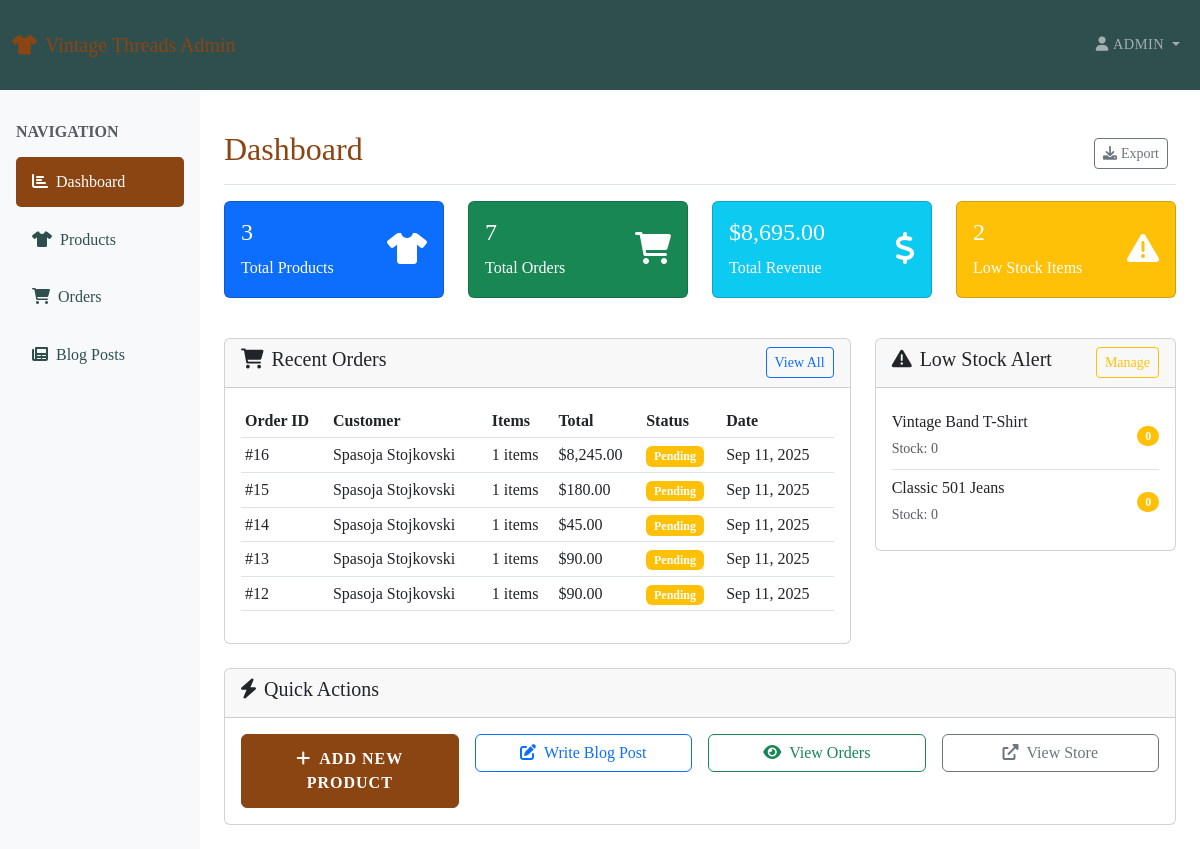
/VintageThreads/admin/dashboard.php (signed in), run on the app's committed database.
### tables this page shows
CREATE TABLE `orders` (
  `id` int(11) NOT NULL,
  `customer_name` varchar(255) NOT NULL,
  `customer_email` varchar(255) NOT NULL,
  `customer_number` varchar(20) DEFAULT NULL,
  `customer_address` text NOT NULL,
  `customer_city` varchar(100) NOT NULL,
  `customer_postal_code` varchar(20) NOT NULL,
  `total_amount` decimal(10,2) NOT NULL,
  `status` enum('pending','paid','shipped','completed','cancelled') DEFAULT 'pending',
  `order_token` varchar(64) NOT NULL,
  `created_at` timestamp NOT NULL DEFAULT current_timestamp()
);

CREATE TABLE `products` (
  `id` int(11) NOT NULL,
  `name` varchar(255) NOT NULL,
  `slug` varchar(255) NOT NULL,
  `description` text DEFAULT NULL,
  `price` decimal(10,2) NOT NULL,
  `stock_quantity` int(10) UNSIGNED NOT NULL DEFAULT 0,
  `category_id` int(11) DEFAULT NULL,
  `image_url` varchar(500) DEFAULT NULL,
  `sizes` varchar(255) DEFAULT NULL,
  `condition_notes` text DEFAULT NULL,
  `measurements` text DEFAULT NULL,
  `is_featured` tinyint(1) NOT NULL DEFAULT 0,
  `created_at` timestamp NOT NULL DEFAULT current_timestamp(),
  `updated_at` timestamp NOT NULL DEFAULT current_timestamp() ON UPDATE current_timestamp(),
  `stock_S` int(10) UNSIGNED DEFAULT 0,
  `stock_M` int(10) UNSIGNED DEFAULT 0,
  `stock_L` int(10) UNSIGNED DEFAULT 0,
  `stock_XL` int(10) UNSIGNED NOT NULL DEFAULT 0
);

### VintageThreads/admin/dashboard.php (the view, shortened to what this page needs)
<?php
require_once 'includes/header.php';
$stats = [];
$stmt = $pdo->query("SELECT COUNT(*) as total FROM products");
$stats['products'] = $stmt->fetch()['total'];
$stmt = $pdo->query("SELECT COUNT(*) as total FROM orders");
$stats['orders'] = $stmt->fetch()['total'];
$stmt = $pdo->query("SELECT COALESCE(SUM(total_amount), 0) as total FROM orders WHERE status != 'cancelled'");
$stats['revenue'] = $stmt->fetch()['total'];
$stmt = $pdo->prepare("SELECT o.*, COUNT(oi.id) as item_count
                      FROM orders o
                      LEFT JOIN order_items oi ON o.id = oi.order_id
                      GROUP BY o.id
                      ORDER BY o.created_at DESC LIMIT 5");
$stmt->execute();
$recent_orders = $stmt->fetchAll();
$stmt = $pdo->query("SELECT * FROM products WHERE stock_quantity <= 5 ORDER BY stock_quantity ASC LIMIT 5");
$low_stock = $stmt->fetchAll();
?>
<div class="d-flex justify-content-between flex-wrap flex-md-nowrap align-items-center pt-3 pb-2 mb-3 border-bottom">
    <h1 class="h2 text-vintage-brown">Dashboard</h1>
    <div class="btn-toolbar mb-2 mb-md-0">
        <div class="btn-group me-2">
            <button type="button" class="btn btn-sm btn-outline-secondary">
                <i class="fas fa-download me-1"></i>Export
            </button>
        </div>
    </div>
</div>
<div class="row mb-4">
    <div class="col-lg-3 col-md-6 mb-3">
        <div class="card bg-primary text-white">
            <div class="card-body">
                <div class="d-flex justify-content-between">
                    <div>
                        <h4 class="card-title"><?php echo number_format($stats['products']); ?></h4>
                        <p class="card-text">Total Products</p>
                    </div>
                    <div class="align-self-center">
                        <i class="fas fa-tshirt fa-2x"></i>
                    </div>
                </div>
            </div>
        </div>
    </div>
    <div class="col-lg-3 col-md-6 mb-3">
        <div class="card bg-success text-white">
            <div class="card-body">
                <div class="d-flex justify-content-between">
                    <div>
                        <h4 class="card-title"><?php echo number_format($stats['orders']); ?></h4>
                        <p class="card-text">Total Orders</p>
                    </div>
                    <div class="align-self-center">
                        <i class="fas fa-shopping-cart fa-2x"></i>
                    </div>
                </div>
            </div>
        </div>
    </div>
    <div class="col-lg-3 col-md-6 mb-3">
        <div class="card bg-info text-white">
            <div class="card-body">
                <div class="d-flex justify-content-between">
                    <div>
                        <h4 class="card-title">$<?php echo number_format($stats['revenue'], 2); ?></h4>
                        <p class="card-text">Total Revenue</p>
                    </div>
                    <div class="align-self-center">
                        <i class="fas fa-dollar-sign fa-2x"></i>
                    </div>
                </div>
            </div>
        </div>
    </div>
    <div class="col-lg-3 col-md-6 mb-3">
        <div class="card bg-warning text-white">
            <div class="card-body">
                <div class="d-flex justify-content-between">
                    <div>
                        <h4 class="card-title"><?php echo count($low_stock); ?></h4>
                        <p class="card-text">Low Stock Items</p>
                    </div>
                    <div class="align-self-center">
                        <i class="fas fa-exclamation-triangle fa-2x"></i>
                    </div>
                </div>
            </div>
        </div>
    </div>
</div>
<div class="row">
    <div class="col-lg-8 mb-4">
        <div class="card">
            <div class="card-header d-flex justify-content-between align-items-center">
                <h5><i class="fas fa-shopping-cart me-2"></i>Recent Orders</h5>
                <a href="orders.php" class="btn btn-sm btn-outline-primary">View All</a>
            </div>
            <div class="card-body">
                <?php if (empty($recent_orders)): ?>
                    <p class="text-muted">No orders yet.</p>
                <?php else: ?>
                    <div class="table-responsive">
                        <table class="table table-sm">
                            <thead>
                                <tr>
                                    <th>Order ID</th>
                                    <th>Customer</th>
                                    <th>Items</th>
                                    <th>Total</th>
                                    <th>Status</th>
                                    <th>Date</th>
                                </tr>
                            </thead>
                            <tbody>
                                <?php foreach ($recent_orders as $order): ?>
                                    <tr>
                                        <td>#<?php echo $order['id']; ?></td>
                                        <td><?php echo htmlspecialchars($order['customer_name']); ?></td>
                                        <td><?php echo $order['item_count']; ?> items</td>
                                        <td>$<?php echo number_format($order['total_amount'], 2); ?></td>
                                        <td>
                                            <span class="badge bg-<?php echo $order['status'] == 'completed' ? 'success' : ($order['status'] == 'pending' ? 'warning' : 'secondary'); ?>">
                                                <?php echo ucfirst($order['status']); ?>
                                            </span>
                                        </td>
                                        <td><?php echo date('M j, Y', strtotime($order['created_at'])); ?></td>
                                    </tr>
                                <?php endforeach; ?>
                            </tbody>
                        </table>
                    </div>
                <?php endif; ?>
            </div>
        </div>
    </div>
    <div class="col-lg-4 mb-4">
        <div class="card">
            <div class="card-header d-flex justify-content-between align-items-center">
                <h5><i class="fas fa-exclamation-triangle me-2"></i>Low Stock Alert</h5>
                <a href="products.php" class="btn btn-sm btn-outline-warning">Manage</a>
            </div>
            <div class="card-body">
                <?php if (empty($low_stock)): ?>
                    <p class="text-muted">All products are well stocked!</p>
                <?php else: ?>
                    <div class="list-group list-group-flush">
                        <?php foreach ($low_stock as $product): ?>
                            <div class="list-group-item d-flex justify-content-between align-items-center px-0">
                                <div>
                                    <h6 class="mb-1"><?php echo htmlspecialchars($product['name']); ?></h6>
                                    <small class="text-muted">Stock: <?php echo $product['stock_quantity']; ?></small>
                                </div>
                                <span class="badge bg-warning rounded-pill"><?php echo $product['stock_quantity']; ?></span>
                            </div>
                        <?php endforeach; ?>
                    </div>
                <?php endif; ?>
            </div>
        </div>
    </div>
</div>
<div class="row">
    <div class="col-12">
        <div class="card">
            <div class="card-header">
                <h5><i class="fas fa-bolt me-2"></i>Quick Actions</h5>
            </div>
            <div class="card-body">
                <div class="row g-3">
                    <div class="col-md-3">
                        <a href="products.php?action=add" class="btn btn-vintage w-100">
                            <i class="fas fa-plus me-2"></i>Add New Product
                        </a>
                    </div>
                    <div class="col-md-3">
                        <a href="blog.php?action=add" class="btn btn-outline-primary w-100">
                            <i class="fas fa-edit me-2"></i>Write Blog Post
                        </a>
                    </div>
                    <div class="col-md-3">
                        <a href="orders.php" class="btn btn-outline-success w-100">
                            <i class="fas fa-eye me-2"></i>View Orders
                        </a>
                    </div>
                    <div class="col-md-3">
                        <a href="../index.php" target="_blank" class="btn btn-outline-secondary w-100">
                            <i class="fas fa-external-link-alt me-2"></i>View Store
                        </a>
                    </div>
                </div>
            </div>
        </div>
    </div>
</div>
<?php require_once 'includes/footer.php'; ?>

### VintageThreads/admin/includes/header.php (shortened to what this page needs)
<!DOCTYPE html>
<html lang="en">
<head>
    <link href="https://cdn.jsdelivr.net/npm/bootstrap@5.3.0/dist/css/bootstrap.min.css" rel="stylesheet">
    <link href="https://cdnjs.cloudflare.com/ajax/libs/font-awesome/6.0.0/css/all.min.css" rel="stylesheet">
    <link href="../assets/css/style.css" rel="stylesheet">
</head>
<body>
    <header class="admin-header">
        <div class="container-fluid">
            <nav class="navbar navbar-expand-lg navbar-dark">
                <a class="navbar-brand" href="dashboard.php">
                    <i class="fas fa-tshirt me-2"></i>Vintage Threads Admin
                </a>
                <div class="navbar-nav ms-auto">
                    <div class="nav-item dropdown">
                        <a class="nav-link dropdown-toggle" href="#" data-bs-toggle="dropdown">
                            <i class="fas fa-user me-1"></i><?php echo htmlspecialchars($_SESSION['admin_username']); ?>
                        </a>
                    </div>
                </div>
            </nav>
        </div>
    </header>
    <div class="container-fluid">
        <div class="row">
            <nav class="col-md-2 admin-sidebar">
                <div class="position-sticky">
                    <h6 class="text-muted text-uppercase fw-bold mb-3">Navigation</h6>
                    <ul class="nav flex-column">
                        <li class="nav-item">
                            <a class="admin-nav-link <?php echo (basename($_SERVER['PHP_SELF']) == 'dashboard.php') ? 'active' : ''; ?>" href="dashboard.php">
                                <i class="fas fa-chart-bar me-2"></i>Dashboard
                            </a>
                        </li>
                        <li class="nav-item">
                            <a class="admin-nav-link <?php echo (basename($_SERVER['PHP_SELF']) == 'products.php') ? 'active' : ''; ?>" href="products.php">
                                <i class="fas fa-tshirt me-2"></i>Products
                            </a>
                        </li>
                        <li class="nav-item">
                            <a class="admin-nav-link <?php echo (basename($_SERVER['PHP_SELF']) == 'orders.php') ? 'active' : ''; ?>" href="orders.php">
                                <i class="fas fa-shopping-cart me-2"></i>Orders
                            </a>
                        </li>
                        <li class="nav-item">
                            <a class="admin-nav-link <?php echo (basename($_SERVER['PHP_SELF']) == 'blog.php') ? 'active' : ''; ?>" href="blog.php">
                                <i class="fas fa-newspaper me-2"></i>Blog Posts
                            </a>
                        </li>
                    </ul>
                </div>
            </nav>
            <main class="col-md-10 ms-sm-auto px-md-4">
                <div class="py-4">

### VintageThreads/admin/includes/footer.php (shortened to what this page needs)
                </div>
            </main>
        </div>
    </div>
</body>
</html>

### VintageThreads/assets/css/style.css (style rules this page uses)
:root { --vintage-brown: #8B4513; --vintage-cream: #F5F5DC; --vintage-gold: #DAA520; --vintage-green: #556B2F; --vintage-navy: #2F4F4F; }
body { font-family: 'Georgia', serif; line-height: 1.6; color: #333; }
.navbar-brand { color: var(--vintage-brown) !important; font-family: 'Georgia', serif; }
.nav-link { font-weight: 500; text-transform: uppercase; font-size: 0.9rem; letter-spacing: 0.5px; transition: color 0.3s ease; }
.btn-vintage { background-color: var(--vintage-brown); border-color: var(--vintage-brown); color: white; padding: 12px 30px; font-weight: bold; text-transform: uppercase; letter-spacing: 1px; transition: all 0.3s ease; }
.admin-header { background: var(--vintage-navy); color: white; padding: 1rem 0; }
.admin-sidebar { background: #f8f9fa; min-height: calc(100vh - 100px); padding: 2rem 1rem; }
.admin-nav-link { color: var(--vintage-navy); padding: 0.75rem 1rem; border-radius: 5px; margin-bottom: 0.5rem; display: block; text-decoration: none; transition: background-color 0.3s ease; }
.admin-nav-link:hover, .admin-nav-link.active { background-color: var(--vintage-brown); color: white; text-decoration: none; }
.text-vintage-brown { color: var(--vintage-brown) !important; }

### data on the page
orders: id "16", customer_name "Spasoja Stojkovski", item_count "1", total_amount "8,245.00", status "Pending", created_at "Sep 11, 2025"
orders: id "15", customer_name "Spasoja Stojkovski", item_count "1", total_amount "180.00", status "Pending", created_at "Sep 11, 2025"
orders: id "14", customer_name "Spasoja Stojkovski", item_count "1", total_amount "45.00", status "Pending", created_at "Sep 11, 2025"
orders: id "13", customer_name "Spasoja Stojkovski", item_count "1", total_amount "90.00", status "Pending", created_at "Sep 11, 2025"
orders: id "12", customer_name "Spasoja Stojkovski", item_count "1", total_amount "90.00", status "Pending", created_at "Sep 11, 2025"
products: name "Vintage Band T-Shirt", stock_quantity "0"
products: name "Classic 501 Jeans", stock_quantity "0"

### other printed values
$_SESSION['admin_username'] "ADMIN"
$stats['products'] "3"
$stats['orders'] "7"
$stats['revenue'] "8,695.00"
count($low_stock) "2"
